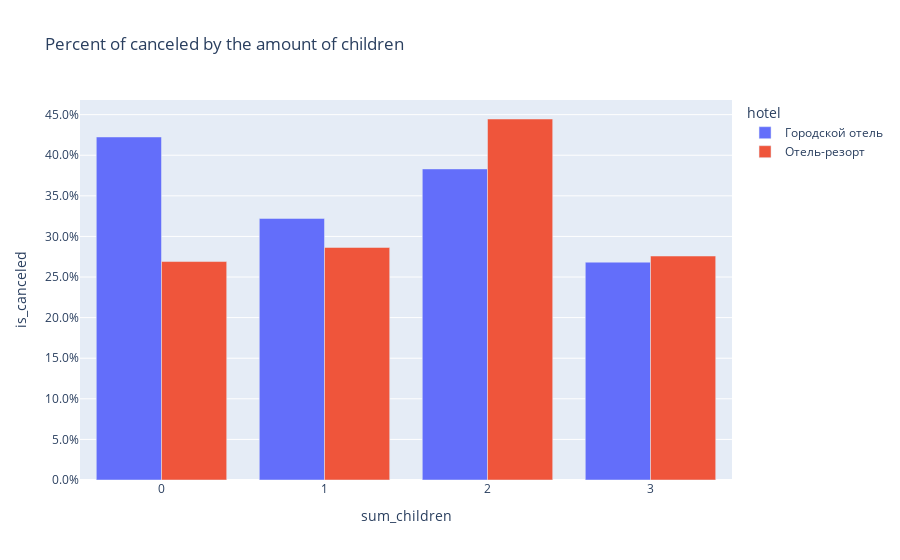

This figure's notebook cell:
### Code cell
fig = px.bar(
    data_frame=data_hotel_children,
    x='sum_children',
    y='is_canceled',
    color='hotel',
    barmode='group',
    title="revenue and margin by month"
)
fig.layout.yaxis1.tickformat = '.1%'
fig.update_layout(title='Percent of canceled by the amount of children')
fig.show()

### Figure 1 — Plotly figure (JSON) as saved in the notebook; plotly's stock layout.template omitted (floating-point values rounded to 4 significant figures)
{"data": [{"alignmentgroup": "True", "hovertemplate": "hotel=Городской отель<br>sum_children=%{x}<br>is_canceled=%{y}<extra></extra>", "legendgroup": "Городской отель", "marker": {"color": "#636efa", "pattern": {"shape": ""}}, "name": "Городской отель", "offsetgroup": "Городской отель", "orientation": "v", "showlegend": true, "textposition": "auto", "type": "bar", "x": [0, 1, 2, 3], "xaxis": "x", "y": [0.4225, 0.3222, 0.3832, 0.2683], "yaxis": "y"}, {"alignmentgroup": "True", "hovertemplate": "hotel=Отель-резорт<br>sum_children=%{x}<br>is_canceled=%{y}<extra></extra>", "legendgroup": "Отель-резорт", "marker": {"color": "#EF553B", "pattern": {"shape": ""}}, "name": "Отель-резорт", "offsetgroup": "Отель-резорт", "orientation": "v", "showlegend": true, "textposition": "auto", "type": "bar", "x": [0, 1, 2, 3], "xaxis": "x", "y": [0.2691, 0.2864, 0.4446, 0.2759], "yaxis": "y"}], "layout": {"barmode": "group", "legend": {"title": {"text": "hotel"}, "tracegroupgap": 0}, "title": {"text": "Percent of canceled by the amount of children"}, "xaxis": {"anchor": "y", "domain": [0, 1], "title": {"text": "sum_children"}}, "yaxis": {"anchor": "x", "domain": [0, 1], "tickformat": ".1%", "title": {"text": "is_canceled"}}}}
